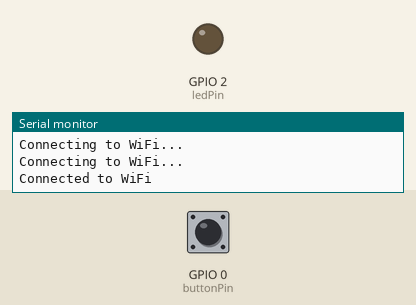
Bench run of a sketch on a simulated ESP32. Parts: output pins drawn as LEDs (lit = HIGH), the last lines printed to the serial monitor. Dashed ring = blinking. Inputs (shaded band) come from the test bench; at power-on: GPIO 0 (buttonPin) HIGH. WiFi joins after 1.5 s; servers stay silent unless stated; uploads are accepted with an empty reply.

Above: at 3.2 s.
3.3 s: GPIO 0 (buttonPin) pulled LOW for 3.2 s
At 4.1 s:
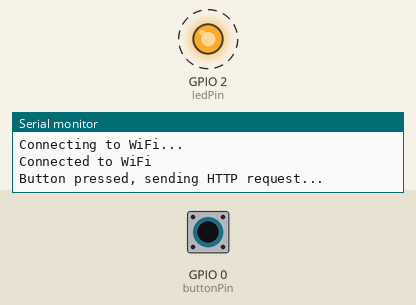
Timing chart, 0 to 7.5 s (numbered marks = the images above; inputs shaded):
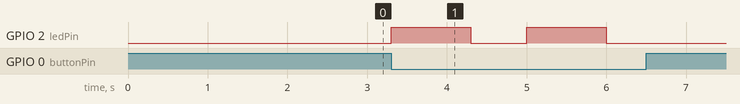

The sketch:

message_sender.ino
```cpp
#include <WiFi.h>
#include <HTTPClient.h>

const char* ssid = "my-wifi";
const char* password = "123456";

// HTTP请求的目标URL（主机端运行的Python脚本的地址）
const char* serverURL = "http://192.168.20.14:3001/receive"; //修改为后端backend地址

const int buttonPin = 0;  // ESP32 的按钮通常连接到 GPIO0
const int ledPin = 2;     // ESP32 的 LED 通常连接到 GPIO2

void setup() {
  Serial.begin(115200);

  pinMode(ledPin, OUTPUT);  // 设置 GPIO2 为输出引脚

  // 配置按钮引脚为输入模式，并启用内部上拉电阻
  pinMode(buttonPin, INPUT_PULLUP);

  // 连接到WiFi网络
  WiFi.begin(ssid, password);
  while (WiFi.status() != WL_CONNECTED) {
    delay(1000);
    Serial.println("Connecting to WiFi...");
  }
  Serial.println("Connected to WiFi");
}

void loop() {
  // 检测按钮是否被按下（低电平表示按下）
  if (digitalRead(buttonPin) == LOW) {
    Serial.println("Button pressed, sending HTTP request...");

    digitalWrite(ledPin, HIGH);  // 点亮 LED
    delay(1000);  // 延时 1 秒
    digitalWrite(ledPin, LOW); // 熄灭 LED

    // 创建HTTP客户端对象
    WiFiClient client;
    HTTPClient http;

    // 连接到服务器并发送HTTP POST请求
    http.begin(client, serverURL);
    String postData = "message=数控车床"; // 要发送的字符串内容
    http.addHeader("Content-Type", "application/x-www-form-urlencoded");
    int httpResponseCode = http.POST(postData);

    // 检查HTTP响应
    if (httpResponseCode > 0) {
      Serial.print("HTTP Response code: ");
      Serial.println(httpResponseCode);
    } else {
      Serial.print("Error code: ");
      Serial.println(httpResponseCode);
    }

    // 断开HTTP连接
    http.end();

    // 等待一段时间避免重复发送
    delay(500);
  }
}
```

Measured:
- after the input at 3.3 s, GPIO 2 (ledPin): alternates HIGH for 1.0 s and LOW for 0.70 s, 4 changes in all, then stays LOW, starting at once
